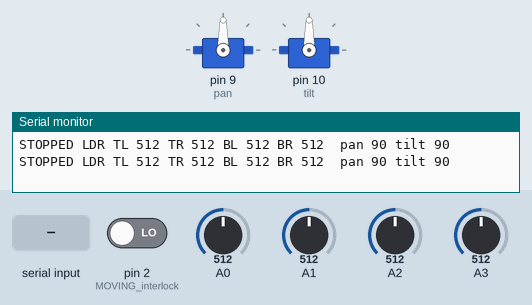
A sketch run on a simulated Arduino Nano, built with avr-gcc and run on an emulated ATmega328P. On the bench: 2 × servo, the last lines printed to the serial monitor. The test bench sets the inputs (shaded band); at power-on: pin 2 (MOVING_interlock) LOW, A0 = 512, A1 = 512, A2 = 512, A3 = 512.

Above: at 1.2 s.
1.3 s: "p,45\n" received over Serial
At 2.9 s:
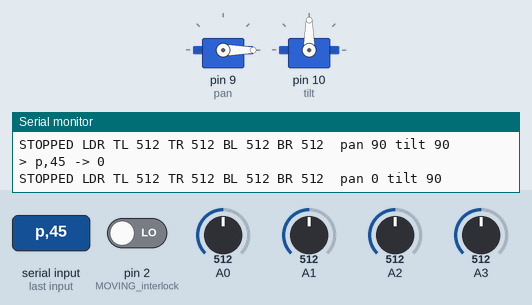
4.4 s: "t,45\n" received over Serial
At 6.5 s:
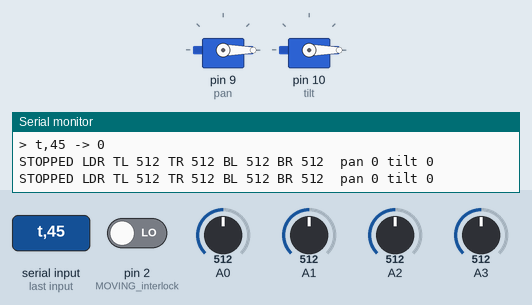
7.5 s: "p90\n" received over Serial
At 10.0 s:
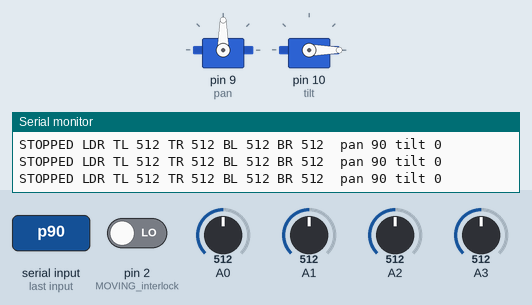
10.6 s: "t90\n" received over Serial
At 11.05 s:
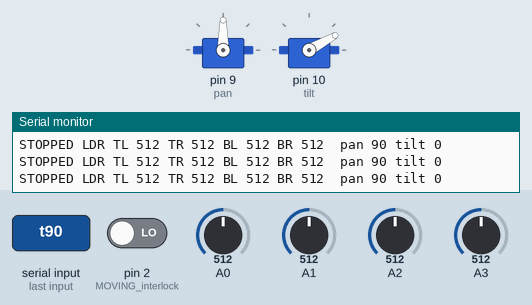
Timing chart, 0 to 13.6 s (numbered marks = the images above; inputs shaded):
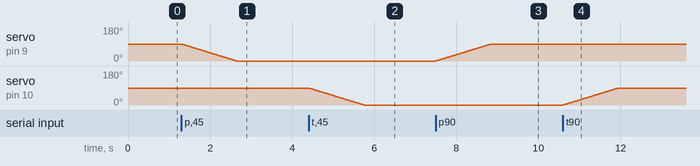

The sketch:

U-14_U-15_tracker.ino
```cpp
// U-14 / U-15 / INT-06 — LDR array, tracker mechanism and torch tracking test. Arduino Nano.
// Pin-out matches the KiCad schematic (U2): SERVO_PAN D9, SERVO_TILT D10, LDR_TL/TR/BL/BR A0..A3,
// MOVING interlock from the ESP32 on D2. Servos on a separate 5 V supply (common GND).
// LDRs: 5V -> LDR -> A0..A3 -> R -> GND (reading rises with light), all four R equal.
//   A0 = top-left, A1 = top-right, A2 = bottom-left, A3 = bottom-right (as seen facing the panel)
// Serial 115200, "Newline". Commands:
//   pNNN / tNNN = pan / tilt angle, moved 1 deg at a time | vNN = ms per degree (default 15, 0 = jump)
//   a   = 20-sample average of all four LDRs + differences
//   k   = tracking on / off (follows the brightest direction, e.g. a torch)
//   xNN = tracking deadband in ADC counts (default 20) | ip / it = invert pan / tilt tracking direction
// While tracking: MOVING (D2) HIGH -> panel driven to FLAT and held; LOW -> tracking resumes.
// Live status prints every 0.5 s.
#include <Servo.h>

const int PAN_MIN = 0, PAN_MAX = 180, TILT_MIN = 0, TILT_MAX = 180;  // narrow these if anything binds
const int FLAT_PAN = 90, FLAT_TILT = 90;   // set to the angles where the panel lies flat on the car
const char* NAME[4] = {"TL", "TR", "BL", "BR"};
Servo pan, tilt;
int panPos = 90, tiltPos = 90;
int msPerDeg = 15;               // slew rate
bool tracking = false;
int tol = 20;                    // deadband (ADC counts on the pair difference)
int panSign = 1, tiltSign = -1;  // tilt reversed (confirmed 14/10); flip with ip / it if the panel moves away from the light

void slew(Servo& s, int& pos, int target) {      // smooth move, 1 deg at a time
  int step = target > pos ? 1 : -1;
  while (pos != target) { pos += step; s.write(pos); delay(msPerDeg); }
}

void readAvg(int n, float* v) {
  for (int i = 0; i < 4; i++) v[i] = 0;
  for (int k = 0; k < n; k++) { for (int i = 0; i < 4; i++) v[i] += analogRead(A0 + i); delay(2); }
  for (int i = 0; i < 4; i++) v[i] /= n;
}

// one tracking step: nudge each axis 1 deg toward the brighter side if outside the deadband
void trackStep(int& dv, int& dh) {
  float v[4]; readAvg(4, v);
  dv = (v[0] + v[1]) - (v[2] + v[3]);            // top - bottom
  dh = (v[0] + v[2]) - (v[1] + v[3]);            // left - right
  if (abs(dv) > tol) { tiltPos = constrain(tiltPos + tiltSign * (dv > 0 ? 1 : -1), TILT_MIN, TILT_MAX); tilt.write(tiltPos); }
  if (abs(dh) > tol) { panPos  = constrain(panPos  + panSign  * (dh > 0 ? 1 : -1), PAN_MIN,  PAN_MAX);  pan.write(panPos); }
}

void setup() {
  Serial.begin(115200);
  pan.attach(9); tilt.attach(10);
  pan.write(panPos); tilt.write(tiltPos);
  pinMode(2, INPUT);                       // MOVING interlock (ESP32 output)
  Serial.println("pNNN/tNNN angle, vNN speed, a LDR avg, k track on/off, xNN deadband, ip/it invert");
}

void loop() {
  if (Serial.available()) {
    String c = Serial.readStringUntil('\n'); c.trim();
    if (c == "a") {
      float v[4]; readAvg(20, v);
      float mean = (v[0] + v[1] + v[2] + v[3]) / 4;
      Serial.print("AVG20");
      for (int i = 0; i < 4; i++) { Serial.print(' '); Serial.print(NAME[i]); Serial.print(' '); Serial.print(v[i], 0); }
      Serial.print("  | spread "); Serial.print(100.0 * (max(max(v[0], v[1]), max(v[2], v[3])) - min(min(v[0], v[1]), min(v[2], v[3]))) / mean, 1);
      Serial.print("%  top-bottom "); Serial.print((v[0] + v[1]) - (v[2] + v[3]), 0);
      Serial.print("  left-right "); Serial.println((v[0] + v[2]) - (v[1] + v[3]), 0);
    }
    else if (c == "k")  { tracking = !tracking; Serial.println(tracking ? "TRACKING ON" : "TRACKING OFF"); }
    else if (c == "ip") { panSign = -panSign;   Serial.println("pan direction inverted"); }
    else if (c == "it") { tiltSign = -tiltSign; Serial.println("tilt direction inverted"); }
    else if (c.length() > 1) {
      int a = c.substring(1).toInt();
      if (c[0] == 'p') { a = constrain(a, PAN_MIN, PAN_MAX); slew(pan, panPos, a); }
      else if (c[0] == 't') { a = constrain(a, TILT_MIN, TILT_MAX); slew(tilt, tiltPos, a); }
      else if (c[0] == 'v') { msPerDeg = constrain(a, 0, 100); }
      else if (c[0] == 'x') { tol = constrain(a, 0, 500); }
      Serial.print("> "); Serial.print(c); Serial.print(" -> "); Serial.println(a);
    }
  }

  bool moving = digitalRead(2);
  static int dv = 0, dh = 0;
  static unsigned long tStep = 0;
  if (tracking && millis() - tStep >= 50) {        // ~20 tracking steps per second
    tStep = millis();
    if (moving) { slew(pan, panPos, FLAT_PAN); slew(tilt, tiltPos, FLAT_TILT); }   // interlock: flat and hold
    else trackStep(dv, dh);
  }

  static unsigned long t = 0;
  if (millis() - t > 500) {
    t = millis();
    Serial.print(moving ? "MOVING " : "STOPPED ");
    Serial.print(tracking ? (moving ? "[FLAT] " : "[TRACK] ") : "");
    Serial.print("LDR");
    for (int i = 0; i < 4; i++) { Serial.print(' '); Serial.print(NAME[i]); Serial.print(' '); Serial.print(analogRead(A0 + i)); }
    Serial.print("  pan "); Serial.print(panPos); Serial.print(" tilt "); Serial.print(tiltPos);
    if (tracking) { Serial.print("  dV "); Serial.print(dv); Serial.print(" dH "); Serial.print(dh); }
    Serial.println();
  }
}
```

Measured:
- after the input at 1.3 s, servo on pin 9 (pan): moves from 90° to 0° over 1.3 s, starting at once
- after the input at 4.4 s, servo on pin 10 (tilt): moves from 90° to 0° over 1.3 s, starting at once
- after the input at 7.5 s, servo on pin 9 (pan): moves from 0° to 90° over 1.3 s, starting at once
- after the input at 10.6 s, servo on pin 10 (tilt): moves from 0° to 90° over 1.3 s, starting at once
